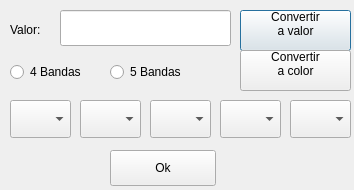
<?xml version="1.0" encoding="UTF-8"?>
<ui version="4.0">
 <class>Resistenciasven</class>
 <widget class="QDialog" name="Resistenciasven">
  <property name="geometry">
   <rect>
    <x>0</x>
    <y>0</y>
    <width>354</width>
    <height>190</height>
   </rect>
  </property>
  <property name="windowTitle">
   <string>Dialog</string>
  </property>
  <widget class="QPushButton" name="Col_Val">
   <property name="geometry">
    <rect>
     <x>240</x>
     <y>10</y>
     <width>111</width>
     <height>41</height>
    </rect>
   </property>
   <property name="text">
    <string>Convertir 
a valor
</string>
   </property>
  </widget>
  <widget class="QPushButton" name="Ok_Res">
   <property name="geometry">
    <rect>
     <x>110</x>
     <y>150</y>
     <width>106</width>
     <height>36</height>
    </rect>
   </property>
   <property name="text">
    <string>Ok</string>
   </property>
  </widget>
  <widget class="KColorCombo" name="kColor1">
   <property name="geometry">
    <rect>
     <x>10</x>
     <y>100</y>
     <width>61</width>
     <height>38</height>
    </rect>
   </property>
   <property name="editable">
    <bool>false</bool>
   </property>
   <property name="currentText">
    <string notr="true"/>
   </property>
   <property name="color" stdset="0">
    <color>
     <red>0</red>
     <green>0</green>
     <blue>0</blue>
    </color>
   </property>
  </widget>
  <widget class="KColorCombo" name="kColor2">
   <property name="geometry">
    <rect>
     <x>80</x>
     <y>100</y>
     <width>61</width>
     <height>38</height>
    </rect>
   </property>
   <property name="editable">
    <bool>false</bool>
   </property>
   <property name="currentText">
    <string notr="true"/>
   </property>
   <property name="color" stdset="0">
    <color>
     <red>0</red>
     <green>0</green>
     <blue>0</blue>
    </color>
   </property>
  </widget>
  <widget class="KColorCombo" name="kColor3">
   <property name="geometry">
    <rect>
     <x>150</x>
     <y>100</y>
     <width>61</width>
     <height>38</height>
    </rect>
   </property>
   <property name="editable">
    <bool>false</bool>
   </property>
   <property name="currentText">
    <string notr="true"/>
   </property>
   <property name="color" stdset="0">
    <color>
     <red>0</red>
     <green>0</green>
     <blue>0</blue>
    </color>
   </property>
  </widget>
  <widget class="KColorCombo" name="kColor4">
   <property name="geometry">
    <rect>
     <x>220</x>
     <y>100</y>
     <width>61</width>
     <height>38</height>
    </rect>
   </property>
   <property name="editable">
    <bool>false</bool>
   </property>
   <property name="currentText">
    <string notr="true"/>
   </property>
   <property name="color" stdset="0">
    <color>
     <red>0</red>
     <green>0</green>
     <blue>0</blue>
    </color>
   </property>
  </widget>
  <widget class="KColorCombo" name="kColor5">
   <property name="geometry">
    <rect>
     <x>290</x>
     <y>100</y>
     <width>61</width>
     <height>38</height>
    </rect>
   </property>
   <property name="editable">
    <bool>false</bool>
   </property>
   <property name="currentText">
    <string notr="true"/>
   </property>
   <property name="color" stdset="0">
    <color>
     <red>0</red>
     <green>0</green>
     <blue>0</blue>
    </color>
   </property>
  </widget>
  <widget class="QLabel" name="label">
   <property name="geometry">
    <rect>
     <x>10</x>
     <y>20</y>
     <width>63</width>
     <height>20</height>
    </rect>
   </property>
   <property name="text">
    <string>Valor:</string>
   </property>
  </widget>
  <widget class="QLineEdit" name="ValorC">
   <property name="geometry">
    <rect>
     <x>60</x>
     <y>10</y>
     <width>171</width>
     <height>36</height>
    </rect>
   </property>
  </widget>
  <widget class="QRadioButton" name="B4">
   <property name="geometry">
    <rect>
     <x>10</x>
     <y>60</y>
     <width>115</width>
     <height>24</height>
    </rect>
   </property>
   <property name="text">
    <string>4 Bandas</string>
   </property>
  </widget>
  <widget class="QRadioButton" name="B5">
   <property name="geometry">
    <rect>
     <x>110</x>
     <y>60</y>
     <width>115</width>
     <height>24</height>
    </rect>
   </property>
   <property name="text">
    <string>5 Bandas</string>
   </property>
  </widget>
  <widget class="QPushButton" name="Val_Col">
   <property name="geometry">
    <rect>
     <x>240</x>
     <y>50</y>
     <width>111</width>
     <height>41</height>
    </rect>
   </property>
   <property name="text">
    <string>Convertir
a color
</string>
   </property>
  </widget>
 </widget>
 <customwidgets>
  <customwidget>
   <class>KColorCombo</class>
   <extends>QComboBox</extends>
   <header>kcolorcombo.h</header>
  </customwidget>
 </customwidgets>
 <resources/>
 <connections/>
</ui>
